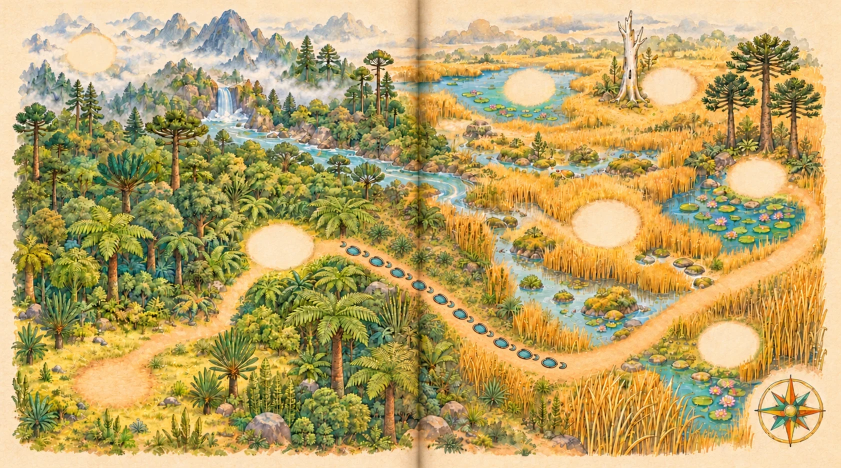
#> input picture remake/assets/book/map.webp, 1681 x 936 px (shown at 1/2 size)
$ python erase-map-spot.py
#> lines starting #> are read from the running program, lines starting #| are printed output that depends on the picture
"""Erases the pale round clearing painted in the middle of the Fen on the book's map (Kortið), so the Fen is a place with its
name and no slot (the owner, 2026-10-29: "bara ekki með hring, og nafn Fenið"): the other friends' clearings stay.

It runs after erase-map-dots.py, on what that wrote: it reads assets/book/map.webp (or the path given) and writes the same file
(or the second path given), same size, WebP quality 88:

    python -X utf8 -I remake/tools/erase-map-spot.py [in.webp [out.webp]]

The clearing is a soft cream ellipse in the golden reed, with stones and water a little above it and below it, so only two thin
bands of clean reed lie next to it: one above (picture rows 345 to 386) and one below (505 to 560). Its pixels are filled from
those bands, each row from a row of reed straight above or below it, so the reed's upright strokes run on unbroken: the top part
of the ellipse from the band above, the bottom part from the band below, and the middle from a little further down the band
below. The parts blend into each other over a few rows, and the whole fill fades in over a narrow rim, wide enough that the
cream halo round the clearing goes too. Nothing outside the rim changes.
"""
import os
import sys

import numpy as np
from PIL import Image

HERE = os.path.dirname(os.path.abspath(__file__))
MAP = os.path.join(HERE, '..', 'assets', 'book', 'map.webp')
SOURCE = sys.argv[1] if len(sys.argv) > 1 else MAP
TARGET = sys.argv[2] if len(sys.argv) > 2 else SOURCE
QUALITY = 88

CENTRE = (1213.0, 447.0)  # the clearing's middle, in picture pixels
AXES = (84.0, 60.0)  # half its width and height with its cream halo
RIM = 7.0  # how far in from the edge the fill reaches full strength
# Each part of the ellipse, by rows: (last row of the part, how far down its source row is; negative is up). Rows above 427 take
# the reed 42 rows up (345 to 385), rows 428 to 448 take it 78 rows down (506 to 526), rows from 449 take it 56 rows down
# (505 to 563); the joins blend over FEATHER rows either side.
PARTS = [(427, -42), (448, 78), (10_000, 56)]
FEATHER = 6.0


def main():
    img = np.asarray(Image.open(SOURCE).convert('RGB')).astype(np.float32)
    h, w, _ = img.shape
#> h = 936; w = 1681
    ys, xs = np.mgrid[0:h, 0:w].astype(np.float32)
    cx, cy = CENTRE
    ax, ay = AXES
    # distance inside the ellipse's edge, in pixels along the smaller axis (positive inside)
    r = np.sqrt(((xs - cx) / ax) ** 2 + ((ys - cy) / ay) ** 2)
    inside = (1.0 - r) * min(ax, ay)
    alpha = np.clip(inside / RIM, 0.0, 1.0)
    alpha = alpha * alpha * (3 - 2 * alpha)  # smoothstep: a soft rim

    # Each part's weight by row: a smooth step up at the row after the part before ends, and down after its own last row.
    def step(edge):
        s = np.clip((ys - edge) / (2 * FEATHER) + 0.5, 0.0, 1.0)
        return s * s * (3 - 2 * s)

    fill = np.zeros_like(img)
    total = np.zeros(ys.shape + (1,), np.float32)
    start = -10_000.0
    for last, shift in PARTS:
        weight = (step(start + 0.5) * (1 - step(last + 0.5)))[..., None]
        fill += weight * np.roll(img, -shift, axis=0)  # pixel (x, y) takes (x, y + shift)
        total += weight
        start = last
#> this loop made 3 passes
#> pass 1, in main, `fill += weight * np.roll(img, -shift, axis=0)`:
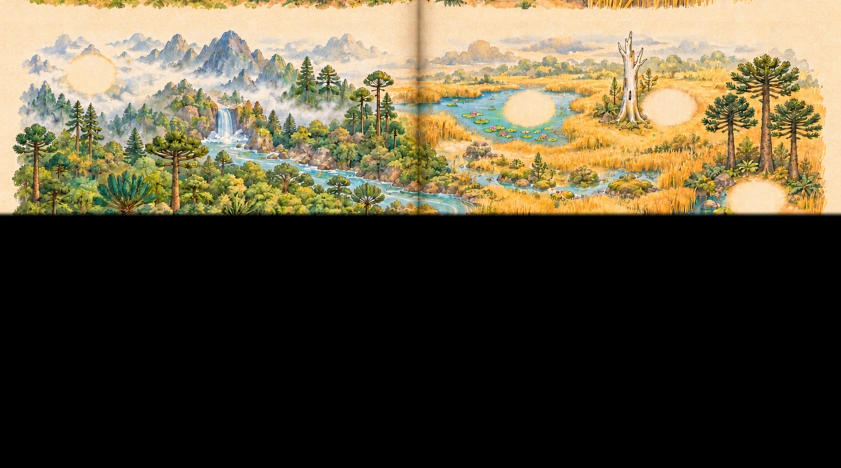
#> fill: shape (936, 1681, 3) float32 (shown at 1/2 size); mean R, G, B 89, 80.2, 58.7
#> pass 2, in main, `fill += weight * np.roll(img, -shift, axis=0)`:
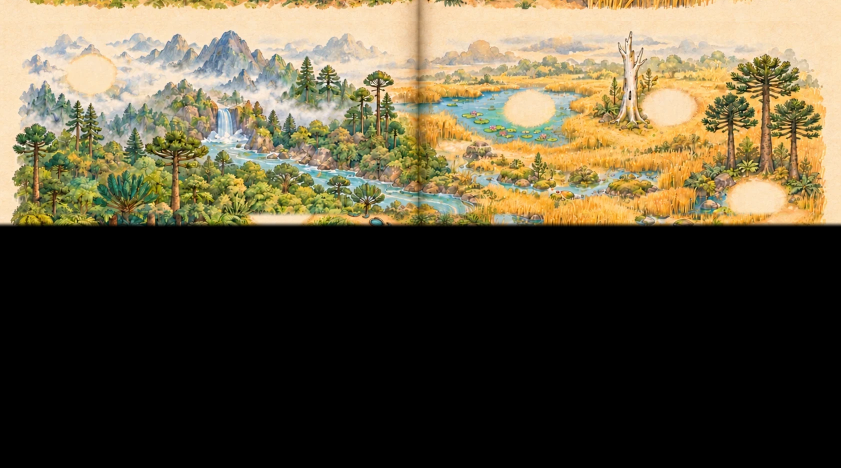
#> fill: shape (936, 1681, 3) float32 (shown at 1/2 size); mean R, G, B 93.2, 83.7, 60.7
#> pass 3, in main, `fill += weight * np.roll(img, -shift, axis=0)`:
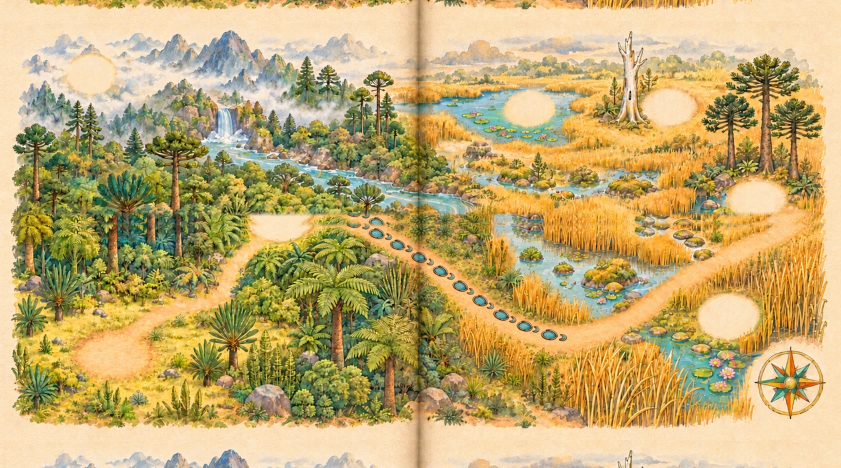
#> fill: shape (936, 1681, 3) float32 (shown at 1/2 size); mean R, G, B 193.3, 169.9, 113.1
#> after the loop: total: shape (936, 1681, 1) float32; every value is 1
    fill /= np.maximum(total, 1e-6)

    out = img * (1 - alpha[..., None]) + fill * alpha[..., None]
    touched = int((alpha > 0).sum())
#> touched = 15825
    Image.fromarray(np.clip(out + 0.5, 0, 255).astype(np.uint8)).save(TARGET, 'WEBP', quality=QUALITY, method=6)
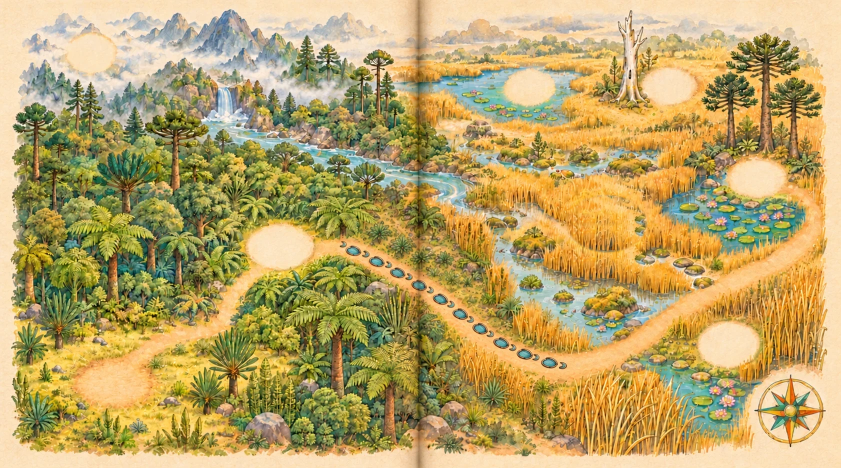
#> saved as map.webp: PIL image 1681x936 RGB (shown at 1/2 size); mean R, G, B 185.4, 163.6, 103.6
    print(f'erase-map-spot: {touched} pixels filled round {CENTRE} -> {TARGET}')
#| erase-map-spot: 15825 pixels filled round (1213.0, 447.0) -> remake/tools/../assets/book/map.webp


if __name__ == '__main__':
    main()
